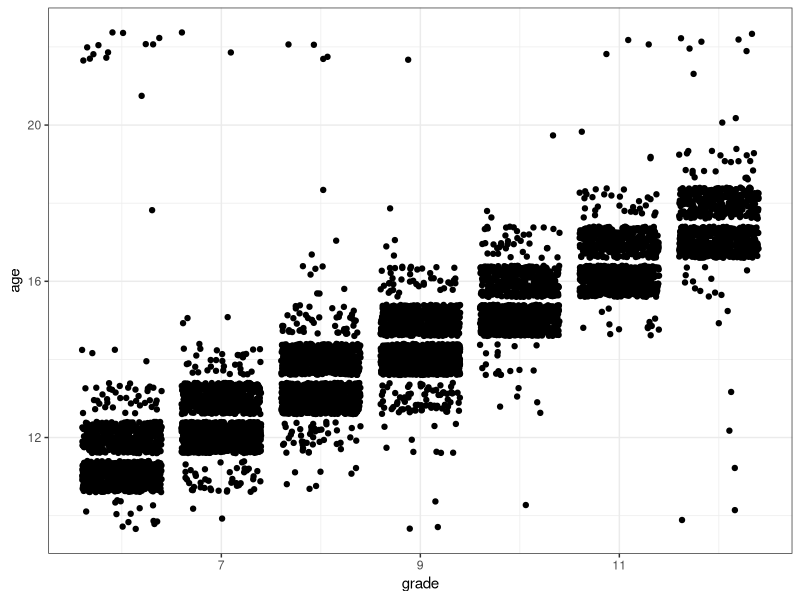
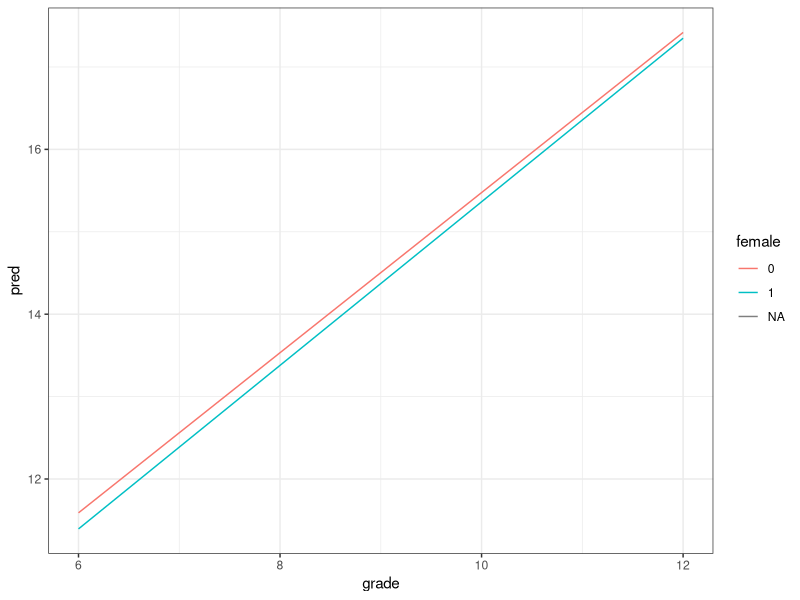
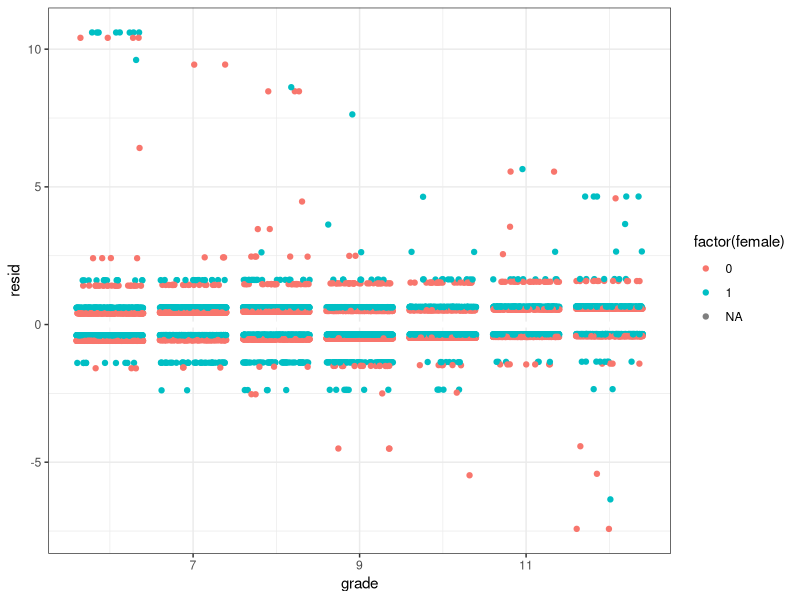
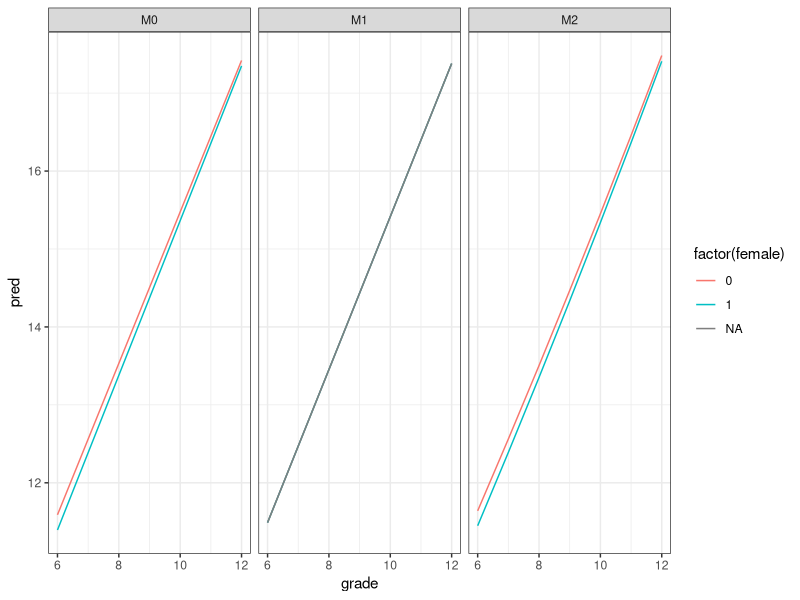
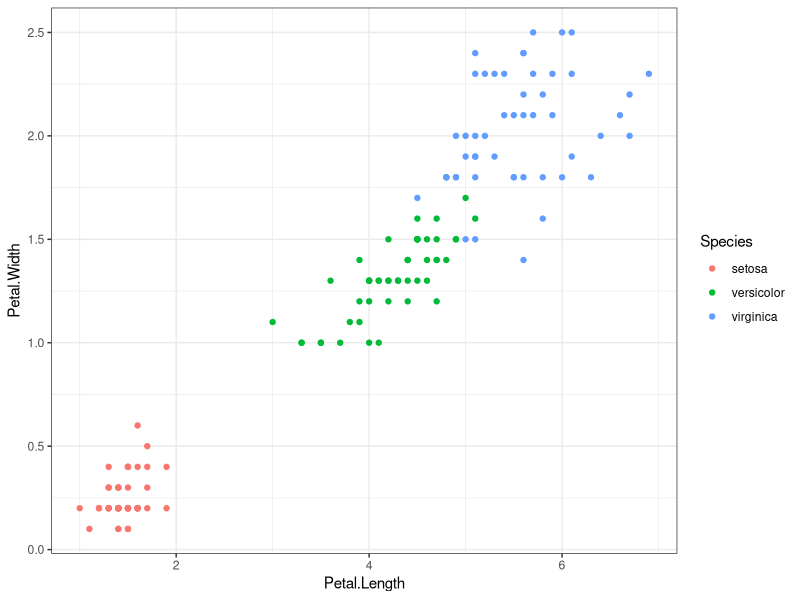
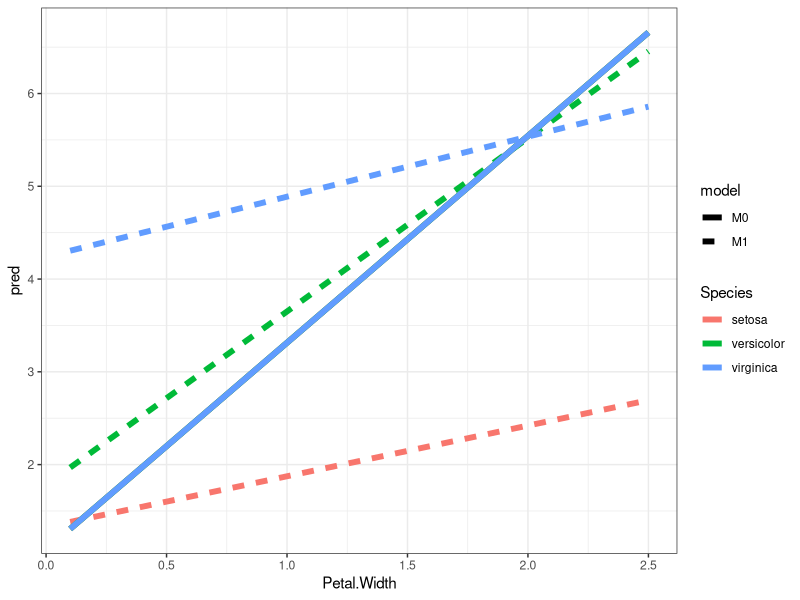
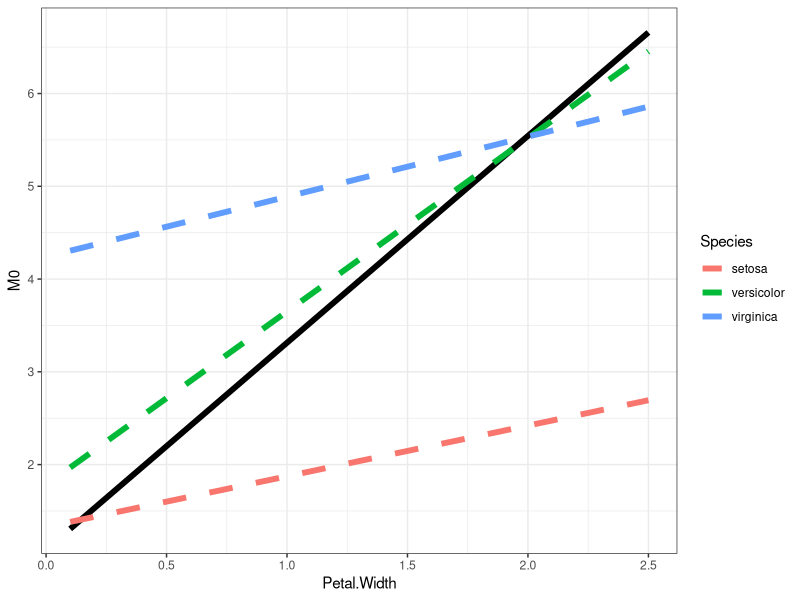
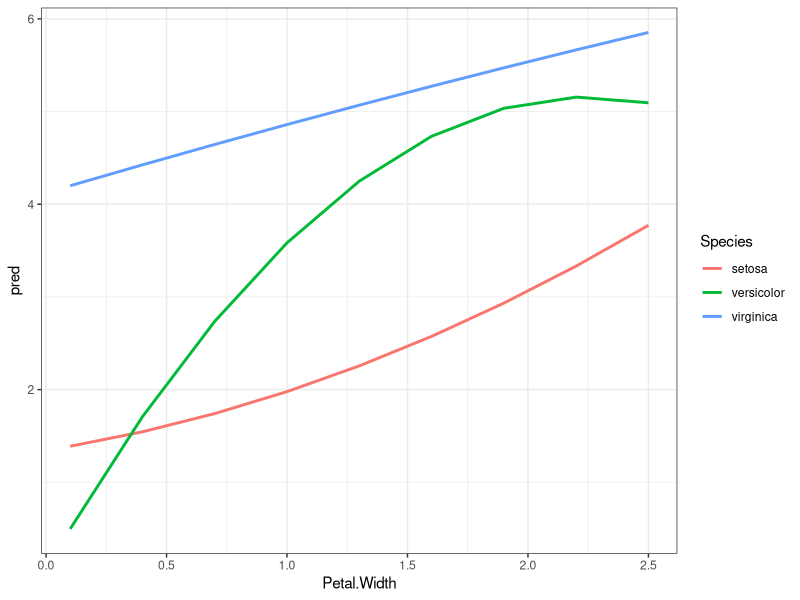

Recreate these plots in R, in order.
## ---- chunk 1
knitr::opts_chunk$set(echo = TRUE, 
                      out.width="0.5\\linewidth", 
                      fig.align="center",
                      warning = FALSE,
                      message = FALSE)
library( tidyverse )
library(modelr)
theme_set(theme_bw())
## ---- chunk 2
emp = read.csv("data/empathy_data.csv", as.is=TRUE) %>%
  select(-X, -starts_with("empathy"))
head(emp)
## ---- chunk 3
ggplot(emp, aes(x=grade, y=age)) +
  geom_jitter()
## ---- chunk 4
M0 <- lm(age ~ grade * female, data=emp)
summary(M0)
## ---- chunk 5
grid = emp %>% data_grid(grade, female)
grid
## ---- chunk 6
grid <- grid %>% add_predictions(M0)
head(grid)
## ---- chunk 7
grid$female = as.factor(grid$female)
ggplot(grid, aes(x=grade, y=pred, col=female, group=female)) +
  geom_line()
## ---- chunk 8
emp <- add_residuals(emp, M0)
ggplot(emp, aes(x=grade, y=resid, col=factor(female))) +
  geom_jitter() +
  geom_ref_line(h=0)
## ---- chunk 9
M1 <- lm(age ~ grade, data=emp)
M2 <- lm(age ~ grade * female + I(grade^2), data=emp)

grid = data_grid(emp, grade, female)
grid = gather_predictions(grid, M1, M0, M2)

ggplot(grid, aes(x=grade, y=pred, col=factor(female), group=factor(female))) +
  facet_wrap(~ model) +
  geom_line()
## ---- chunk 10
ggplot(iris, aes(x=Petal.Length, y=Petal.Width, col=Species)) +
  geom_point()
## ---- chunk 11
M0 <- lm(Petal.Length ~ Petal.Width, data=iris)
M1 <- lm(Petal.Length ~ Petal.Width * Species, data=iris)
## ---- chunk 12
grid = data_grid(iris, Petal.Width = seq_range(Petal.Width, 9), .model = M1)
grid = gather_predictions(grid, M0, M1)
## ---- chunk 13
ggplot(grid, aes(x=Petal.Width, y=pred, col=Species, lty=model)) +
  geom_line(lwd=2)
## ---- chunk 14
grid_spread = spread_predictions(grid, M0, M1)
ggplot(grid_spread, aes(x=Petal.Width)) +
  geom_line(aes(y=M0), col="black", lwd=2) +
  geom_line(aes(y=M1, col=Species), lwd=2, lty=2)
## ---- chunk 15
M2 <- lm(Petal.Length ~ (Petal.Width + I(Petal.Width^2)) * Species, data=iris)
grid2 <- add_predictions(grid, M2)

ggplot(grid2, aes(x=Petal.Width, y=pred, col=Species)) +
  geom_line(lwd=1)
